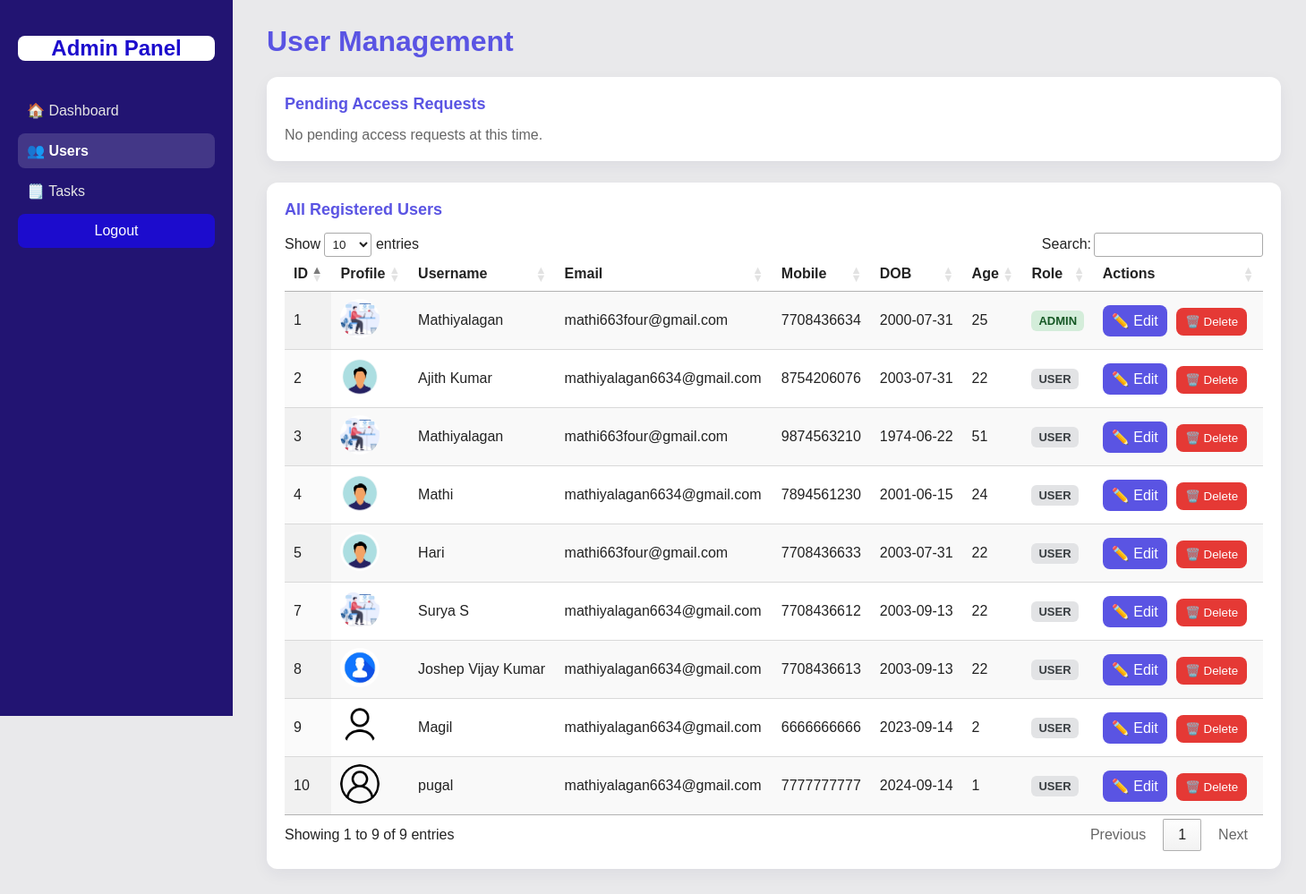
Page /admin/users (signed in) on the committed database.
### tables this page shows
CREATE TABLE users (
            id INTEGER PRIMARY KEY AUTOINCREMENT,
            username TEXT,
            email TEXT,
            mobile TEXT UNIQUE,
            password TEXT,
            date_of_birth TEXT,
            profile_pic TEXT,
            role TEXT DEFAULT 'user'
        );

### app.py (the view)
@app.route('/admin/users')
@admin_required
def admin_users():
    db = get_db()
    users = db.execute("SELECT * FROM users").fetchall()
    requests = db.execute("SELECT * FROM permissions_requests WHERE status='pending'").fetchall()
    return render_template("adminusers.html", users=users, requests=requests)

### app.py (called while the page is built)
def get_db():
    if "db" not in g:
        g.db = sqlite3.connect(DB_PATH, detect_types=sqlite3.PARSE_DECLTYPES|sqlite3.PARSE_COLNAMES)
        g.db.row_factory = sqlite3.Row
    return g.db

def admin_required(f):
    @wraps(f)
    def decorated_function(*args, **kwargs):
        if 'user_id' not in session or session.get('role') != 'admin':
            return redirect(url_for('login'))
        return f(*args, **kwargs)
    return decorated_function

### templates/adminusers.html (shortened to what this page needs)
<!DOCTYPE html>
<html lang="en">
<head>
  <link rel="stylesheet" href="https://cdn.datatables.net/1.13.4/css/jquery.dataTables.min.css" />
  <link rel="stylesheet" href="https://cdn.datatables.net/responsive/2.4.1/css/responsive.dataTables.min.css" />
</head>
<body>
  <div class="app">
    <aside class="sidebar">
      <h2>Admin Panel</h2>
      <nav>
        <a href="{{ url_for('admin_dashboard') }}">🏠 Dashboard</a>
        <a href="{{ url_for('admin_users') }}" style="background: rgba(255,255,255,0.15); color: #fff; font-weight: 600;">👥 Users</a>
        <a href="{{ url_for('admin_tasks') }}">🗒️ Tasks</a>
        <a href="{{ url_for('login') }}" class="logout">Logout</a>
      </nav>
    </aside>
    <main class="main">
      <h1>User Management</h1>
      <div class="table-card">
        <h4>Pending Access Requests</h4>
        {% if requests %}
        <ul style="padding-left:20px; margin: 0; font-size: 15px; line-height: 1.8;">
          {% for req in requests %}
          <li>
            <strong>{{ req.username }}</strong> has requested page access permissions.
            <a href="{{ url_for('admin_edit', user_id=req.user_id) }}" style="color: #5a54e3; font-weight: 600; text-decoration: none; margin-left: 10px;">👉 Review & Approve</a>
          </li>
          {% endfor %}
        </ul>
        {% else %}
        <p style="margin: 0; color: #666;">No pending access requests at this time.</p>
        {% endif %}
      </div>
      <div class="table-card">
        <h4>All Registered Users</h4>
        <table id="userTable" class="display responsive nowrap" style="width:100%">
          <thead>
            <tr>
              <th>ID</th>
              <th>Profile</th>
              <th>Username</th>
              <th>Email</th>
              <th>Mobile</th>
              <th>DOB</th>
              <th>Age</th>
              <th>Role</th>
              <th>Actions</th>
            </tr>
          </thead>
          <tbody>
            {% for u in users %}
            <tr>
              <td>{{ u.id }}</td>
              <td>
                {% if u.profile_pic %}
                  <img src="/static/uploads/{{ u.profile_pic }}" class="avatar">
                {% else %}
                  <img src="https://via.placeholder.com/44" class="avatar">
                {% endif %}
              </td>
              <td>{{ u.username }}</td>
              <td>{{ u.email }}</td>
              <td>{{ u.mobile }}</td>
              <td class="dob">{{ u.date_of_birth }}</td>
              <td class="age">--</td>
              <td>
                <span style="padding: 4px 8px; border-radius: 6px; font-weight: 600; font-size: 13px; text-transform: uppercase; background: {% if u.role == 'admin' %}#d4edda; color: #155724;{% else %}#e2e3e5; color: #383d41;{% endif %}">
                  {{ u.role if 'role' in u.keys() else 'user' }}
                </span>
              </td>
              <td class="actions">
                <a href="{{ url_for('admin_edit', user_id=u.id) }}" class="btn">✏️ Edit</a>
                <button class="btn danger" onclick="confirmDelete({{ u.id }})">🗑️ Delete</button>
              </td>
            </tr>
            {% endfor %}
          </tbody>
        </table>
      </div>
    </main>
  </div>
</body>
</html>

### templates/adminusers.html (style rules this page uses)
* { box-sizing: border-box; font-family: Poppins, Arial, Helvetica, sans-serif }
body { margin: 0; background: #e9e9eb; color: #222 }
.app { display: flex; min-height: 100vh }
.sidebar { width: 260px; background: rgb(34, 20, 114); border-right: 1px solid var(--border); position: fixed; height: 100vh; padding: 20px; color: white; display: flex; flex-direction: column; }
.sidebar h2 { margin-bottom: 30px; text-align: center; background-color: #fff; color: #1c0ccd; border-radius: 8px; }
.sidebar nav a { color: #e6e6e6; text-decoration: none; display: block; padding: 10px; border-radius: 8px; margin: 6px 0 }
.sidebar .logout { margin-top: auto; background: #1c0ccd; color: #fff; text-align: center; }
.main { margin-left: 270px; padding: 28px; flex: 1 }
h1 { color: #5a54e3; margin-top: 0 }
.table-card { background: #fff; border-radius: 12px; padding: 20px; box-shadow: 0 6px 18px rgba(33, 37, 78, 0.06); margin-bottom: 24px; }
.table-card h4 { margin-top: 0; margin-bottom: 15px; color: #5a54e3; font-size: 18px; }
.avatar { width: 44px; height: 44px; border-radius: 50%; object-fit: cover }
.actions .btn { display: inline-block; padding: 8px 10px; border-radius: 8px; background: #5a54e3; color: #fff; text-decoration: none; border: none; cursor: pointer; margin-right: 6px }
.actions .btn.danger { background: #e53935 }

### rows in the picture
users: id "1", profile_pic (picture), username "Mathiyalagan", email "mathi663four@gmail.com", mobile "7708436634", date_of_birth "2000-07-31", role "ADMIN"
users: id "2", profile_pic (picture), username "Ajith Kumar", email "mathiyalagan6634@gmail.com", mobile "8754206076", date_of_birth "2003-07-31", role "USER"
users: id "3", profile_pic (picture), username "Mathiyalagan", email "mathi663four@gmail.com", mobile "9874563210", date_of_birth "1974-06-22", role "USER"
users: id "4", profile_pic (picture), username "Mathi", email "mathiyalagan6634@gmail.com", mobile "7894561230", date_of_birth "2001-06-15", role "USER"
users: id "5", profile_pic (picture), username "Hari", email "mathi663four@gmail.com", mobile "7708436633", date_of_birth "2003-07-31", role "USER"
users: id "7", profile_pic (picture), username "Surya S", email "mathiyalagan6634@gmail.com", mobile "7708436612", date_of_birth "2003-09-13", role "USER"
users: id "8", profile_pic (picture), username "Joshep Vijay Kumar", email "mathiyalagan6634@gmail.com", mobile "7708436613", date_of_birth "2003-09-13", role "USER"
users: id "9", profile_pic (picture), username "Magil", email "mathiyalagan6634@gmail.com", mobile "6666666666", date_of_birth "2023-09-14", role "USER"
users: id "10", profile_pic (picture), username "pugal", email "mathiyalagan6634@gmail.com", mobile "7777777777", date_of_birth "2024-09-14", role "USER"
